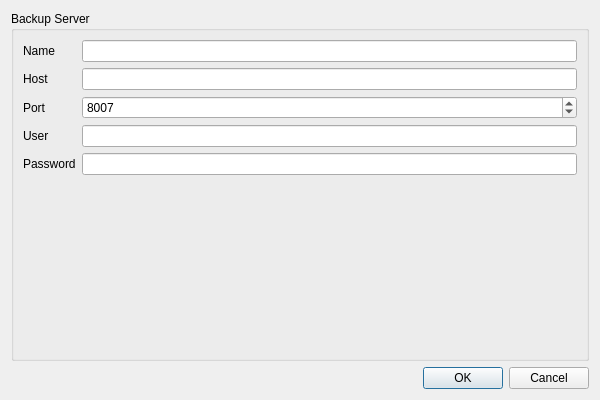
<?xml version="1.0" encoding="UTF-8"?>
<ui version="4.0">
 <class>PBSEditor</class>
 <widget class="QDialog" name="PBSEditor">
  <property name="geometry">
   <rect>
    <x>0</x>
    <y>0</y>
    <width>600</width>
    <height>400</height>
   </rect>
  </property>
  <property name="windowTitle">
   <string>Dialog</string>
  </property>
  <property name="modal">
   <bool>true</bool>
  </property>
  <layout class="QVBoxLayout" name="verticalLayout">
   <item>
    <widget class="QGroupBox" name="groupBox">
     <property name="title">
      <string>Backup Server</string>
     </property>
     <layout class="QVBoxLayout" name="verticalLayout_2">
      <item>
       <layout class="QFormLayout" name="formLayout">
        <item row="0" column="0">
         <widget class="QLabel" name="label">
          <property name="text">
           <string>Name</string>
          </property>
         </widget>
        </item>
        <item row="0" column="1">
         <widget class="QLineEdit" name="leName"/>
        </item>
        <item row="1" column="0">
         <widget class="QLabel" name="label_2">
          <property name="text">
           <string>Host</string>
          </property>
         </widget>
        </item>
        <item row="1" column="1">
         <widget class="QLineEdit" name="leHost"/>
        </item>
        <item row="2" column="0">
         <widget class="QLabel" name="label_3">
          <property name="text">
           <string>Port</string>
          </property>
         </widget>
        </item>
        <item row="3" column="0">
         <widget class="QLabel" name="label_4">
          <property name="text">
           <string>User</string>
          </property>
         </widget>
        </item>
        <item row="3" column="1">
         <widget class="QLineEdit" name="leUsername"/>
        </item>
        <item row="4" column="0">
         <widget class="QLabel" name="label_5">
          <property name="text">
           <string>Password</string>
          </property>
         </widget>
        </item>
        <item row="4" column="1">
         <widget class="QLineEdit" name="lePassword">
          <property name="echoMode">
           <enum>QLineEdit::Password</enum>
          </property>
         </widget>
        </item>
        <item row="2" column="1">
         <widget class="QSpinBox" name="sbPort">
          <property name="minimum">
           <number>1</number>
          </property>
          <property name="maximum">
           <number>65535</number>
          </property>
          <property name="value">
           <number>8007</number>
          </property>
         </widget>
        </item>
       </layout>
      </item>
     </layout>
    </widget>
   </item>
   <item>
    <widget class="QDialogButtonBox" name="buttonBox">
     <property name="orientation">
      <enum>Qt::Horizontal</enum>
     </property>
     <property name="standardButtons">
      <set>QDialogButtonBox::Cancel|QDialogButtonBox::Ok</set>
     </property>
    </widget>
   </item>
  </layout>
 </widget>
 <resources/>
 <connections>
  <connection>
   <sender>buttonBox</sender>
   <signal>accepted()</signal>
   <receiver>PBSEditor</receiver>
   <slot>accept()</slot>
   <hints>
    <hint type="sourcelabel">
     <x>248</x>
     <y>254</y>
    </hint>
    <hint type="destinationlabel">
     <x>157</x>
     <y>274</y>
    </hint>
   </hints>
  </connection>
  <connection>
   <sender>buttonBox</sender>
   <signal>rejected()</signal>
   <receiver>PBSEditor</receiver>
   <slot>reject()</slot>
   <hints>
    <hint type="sourcelabel">
     <x>316</x>
     <y>260</y>
    </hint>
    <hint type="destinationlabel">
     <x>286</x>
     <y>274</y>
    </hint>
   </hints>
  </connection>
 </connections>
</ui>
